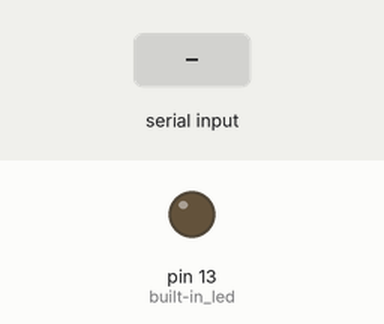
This sketch was run on a simulated Arduino Uno, built with avr-gcc and run on an emulated ATmega328P. Parts: output pins drawn as LEDs (lit = HIGH). Inputs (shaded band) come from the test bench.

Above: at 1.2 s.
1.3 s: "A" received over Serial
At 2.1 s:
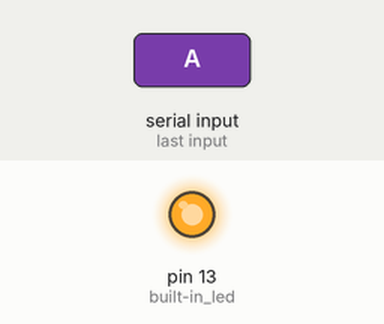
2.8 s: "B" received over Serial
At 3.3 s:
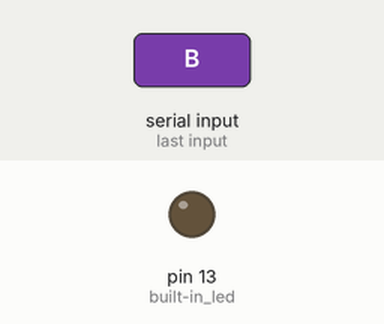
Timing chart, 0 to 5.8 s (numbered marks = the images above; inputs shaded):
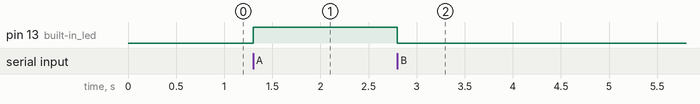

Measured:
- after the input at 1.3 s, pin 13 (built-in_led): LOW → HIGH at once
- after the input at 2.8 s, pin 13 (built-in_led): HIGH → LOW at once

The sketch:

single_led_control.ino
```cpp
//uses the built in led on pin13
//turns it on when 'A' is received and off when 'B'
void setup() {
  pinMode(13, OUTPUT);  //built-in led
  Serial.begin(38400);
}

void loop() {
  while (Serial.available()) {
    byte val = Serial.read();
    if (val == 65) { //character 'A' turn on
      digitalWrite(13, 1);
    } else if (val == 66) { //character 'B' turn off
      digitalWrite(13, 0);
    }
  }
}
```
